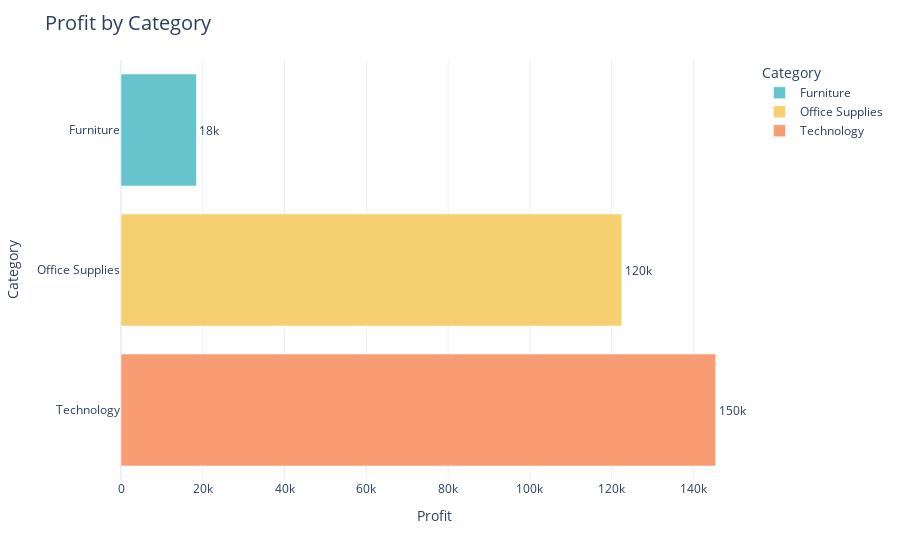

Write notebook code for a chart like this one.
### Code cell
fig = px.bar(Profit_by_Category,
             x='Profit',
             y='Category',
             orientation='h',
             color='Category',
             text='Profit',
             color_discrete_sequence=px.colors.qualitative.Pastel)

fig.update_traces(texttemplate='%{text:.2s}', textposition='outside')
fig.update_layout(title='Profit by Category', title_font=dict(size=20))
fig.show()

### Figure 1 — Plotly figure (JSON) as saved in the notebook; plotly's stock layout.template omitted (floating-point values rounded to 4 significant figures)
{"data": [{"hovertemplate": "Category=%{y}<br>Profit=%{text}<extra></extra>", "legendgroup": "Furniture", "marker": {"color": "rgb(102, 197, 204)", "pattern": {"shape": ""}}, "name": "Furniture", "orientation": "h", "showlegend": true, "text": [18450.0], "textposition": "outside", "texttemplate": "%{text:.2s}", "type": "bar", "x": [18450.0], "xaxis": "x", "y": ["Furniture"], "yaxis": "y"}, {"hovertemplate": "Category=%{y}<br>Profit=%{text}<extra></extra>", "legendgroup": "Office Supplies", "marker": {"color": "rgb(246, 207, 113)", "pattern": {"shape": ""}}, "name": "Office Supplies", "orientation": "h", "showlegend": true, "text": [122500.0], "textposition": "outside", "texttemplate": "%{text:.2s}", "type": "bar", "x": [122500.0], "xaxis": "x", "y": ["Office Supplies"], "yaxis": "y"}, {"hovertemplate": "Category=%{y}<br>Profit=%{text}<extra></extra>", "legendgroup": "Technology", "marker": {"color": "rgb(248, 156, 116)", "pattern": {"shape": ""}}, "name": "Technology", "orientation": "h", "showlegend": true, "text": [145500.0], "textposition": "outside", "texttemplate": "%{text:.2s}", "type": "bar", "x": [145500.0], "xaxis": "x", "y": ["Technology"], "yaxis": "y"}], "layout": {"barmode": "relative", "legend": {"title": {"text": "Category"}, "tracegroupgap": 0}, "margin": {"t": 60}, "title": {"font": {"size": 20}, "text": "Profit by Category"}, "xaxis": {"anchor": "y", "domain": [0, 1], "title": {"text": "Profit"}}, "yaxis": {"anchor": "x", "categoryarray": ["Technology", "Office Supplies", "Furniture"], "categoryorder": "array", "domain": [0, 1], "title": {"text": "Category"}}}}
